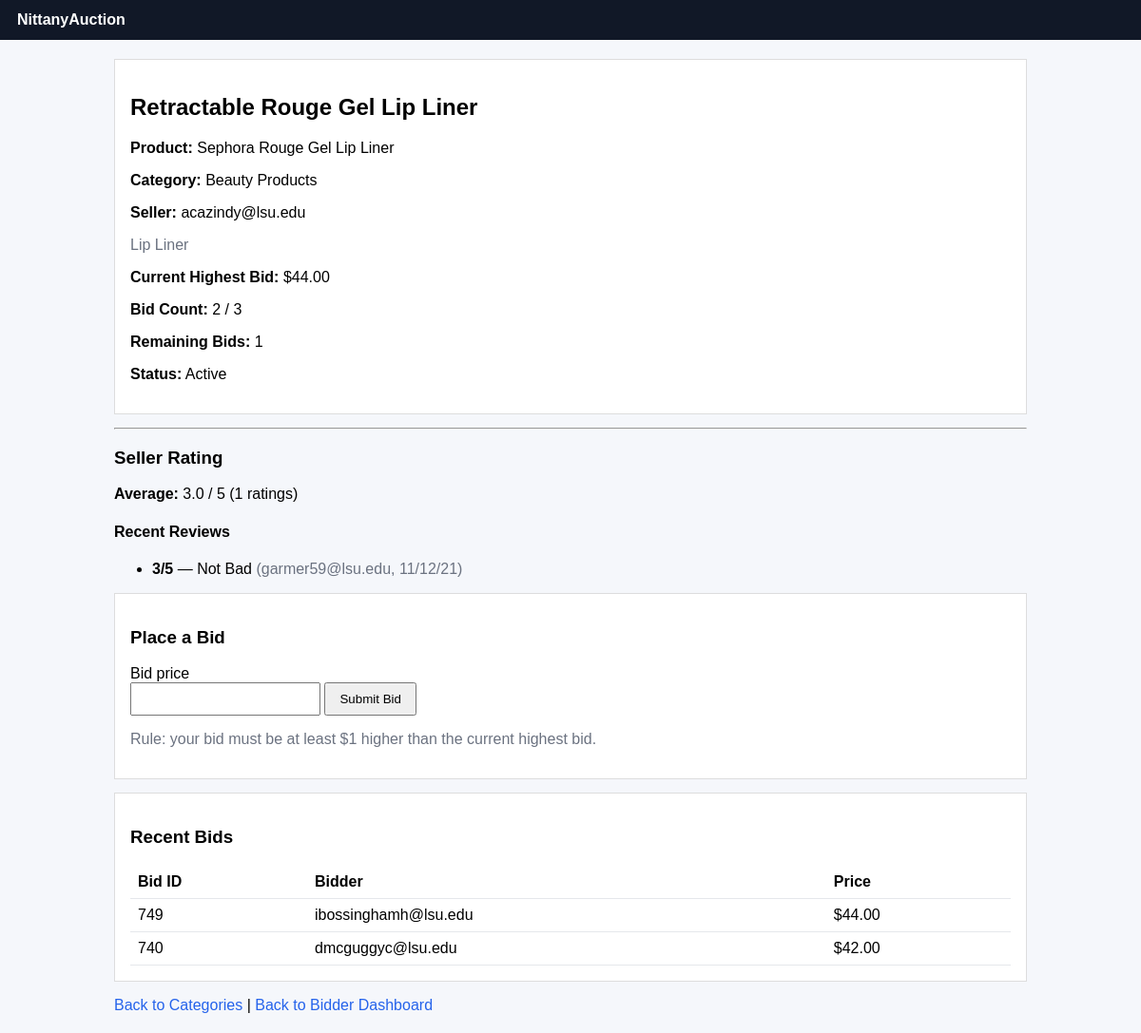
Page /listing/acazindy@lsu.edu/2 on the committed database.
### tables this page shows
CREATE TABLE "Auction_Listings" (
	"Seller_Email"	TEXT,
	"Listing_ID"	INTEGER,
	"Category"	TEXT,
	"Auction_Title"	TEXT,
	"Product_Name"	TEXT,
	"Product_Description"	TEXT,
	"Quantity"	INTEGER,
	"Reserve_Price"	TEXT,
	"Max_bids"	INTEGER,
	"Status"	INTEGER,
	PRIMARY KEY("Seller_Email","Listing_ID"),
	FOREIGN KEY("Category") REFERENCES "Categories"("category_name"),
	FOREIGN KEY("Seller_Email") REFERENCES "Sellers"("email")
);

CREATE TABLE "Ratings" (
	"Bidder_Email"	TEXT,
	"Seller_Email"	TEXT,
	"Date"	TEXT,
	"Rating"	INTEGER,
	"Rating_Desc"	TEXT,
	PRIMARY KEY("Bidder_Email","Seller_Email","Date"),
	FOREIGN KEY("Bidder_Email") REFERENCES "Bidders"("email"),
	FOREIGN KEY("Seller_Email") REFERENCES "Sellers"("email")
);

CREATE TABLE "Bids" (
    "Bid_ID"            TEXT PRIMARY KEY,
    "Seller_Email"      TEXT,
    "Listing_ID"        INTEGER,
    "Bidder_email"      TEXT,
    "Bid_price"         REAL,
    FOREIGN KEY("Seller_Email", "Listing_ID") 
        REFERENCES "Auction_Listings"("Seller_Email", "Listing_ID"),
    FOREIGN KEY("Bidder_email") 
        REFERENCES "Bidders"("email")
);

### auction_app.py (the view, shortened to what this page needs)
@app.route('/listing/<seller_email>/<int:listing_id>')
def listing(seller_email, listing_id):
    with get_db_connection() as conn:
        r = conn.execute(
            '''
            SELECT * FROM Auction_Listings
            WHERE Seller_Email = ? AND Listing_ID = ?
            ''',
            (seller_email, listing_id)).fetchone()
        if r == None:
            return "Listing not found", 404
        s = conn.execute(
                '''
                SELECT ROUND(AVG(Rating), 1) AS avg_rating, COUNT(*) AS num_ratings
                FROM Ratings
                WHERE Seller_Email = ?
                ''',
                (seller_email,)).fetchone()
        if s:
            avg_rating = s["avg_rating"] if s["avg_rating"] is not None else None
            num_ratings = s["num_ratings"]
        else:
            avg_rating = None
            num_ratings = 0
        reviews = conn.execute(
                '''
                SELECT Bidder_Email, Date, Rating, Rating_Desc
                FROM Ratings
                WHERE Seller_Email = ?
                ORDER BY Date DESC
                LIMIT 10
                ''',
                (seller_email,)).fetchall()
        rb = conn.execute(
            '''
            SELECT Bid_ID, Bidder_Email, Bid_Price
            FROM Bids
            WHERE Seller_Email = ? AND Listing_ID = ?
            ORDER BY Bid_ID DESC
            LIMIT 10
            ''',
            (seller_email, listing_id)).fetchall()
        row = conn.execute(
            '''
            SELECT COUNT(*) AS bid_count, MAX(Bid_Price) AS highest_bid
            FROM Bids
            WHERE Seller_Email = ? AND Listing_ID = ?
            ''',
            (seller_email, listing_id)).fetchone()
        if row:
            bid_count = row["bid_count"]
            if row["highest_bid"] != None:
                highest_bid = row["highest_bid"]
            else:
                highest_bid = 0.0
        else:
            bid_count = 0
            highest_bid = 0.0
        max_bids = int(r["Max_bids"] or 0)
        remaining_bids = max_bids - int(bid_count)
        if remaining_bids < 0:
            remaining_bids = 0
        if r["Status"] == 1 and remaining_bids > 0:
            can_place_bid = True
        else:
            can_place_bid = False
        can_r = False
        already_r = False
        b_email = session.get("email")
        today = date.today().isoformat()
    return render_template(
        'item_detail.html',
        listing=r,
        highest_bid=highest_bid,
        bid_count=bid_count,
        remaining_bids=remaining_bids,
        can_place_bid=can_place_bid,
        is_winner=False,
        recent_bids=rb,
        avg_rating=avg_rating,
        num_ratings=num_ratings,
        reviews=reviews,
        can_r=can_r,
        already_r=already_r
    )

### auction_app.py (called while the page is built)
def get_db_connection():
    conn = sql.connect(database)
    conn.row_factory = sql.Row
    return conn

### templates/item_detail.html (shortened to what this page needs)
<!DOCTYPE html>
<html lang="en">
<head>
</head>
<body>
    <div class="nav">
        <strong>NittanyAuction</strong>
    </div>
    <div class="container">
        <div class="card">
            <h2>{{ listing['Auction_Title'] }}</h2>
            <p><strong>Product:</strong> {{ listing['Product_Name'] }}</p>
            <p><strong>Category:</strong> {{ listing['Category'] }}</p>
            <p><strong>Seller:</strong> {{ listing['Seller_Email'] }}</p>
            <p class="muted">{{ listing['Product_Description'] }}</p>
            <p><strong>Current Highest Bid:</strong> ${{ '%.2f'|format(highest_bid) }}</p>
            <p><strong>Bid Count:</strong> {{ bid_count }} / {{ listing['Max_bids'] }}</p>
            <p><strong>Remaining Bids:</strong> {{ remaining_bids }}</p>
            <p><strong>Status:</strong>
                {% if listing['Status'] == 1 %}Active{% elif listing['Status'] == 2 %}Sold{% else %}Inactive{% endif %}
            </p>
        </div>
            <hr>
            <h3>Seller Rating</h3>
            <p>
            <strong>Average:</strong>
            {% if avg_rating is not none %}
                {{ avg_rating }} / 5 ({{ num_ratings }} ratings)
            {% else %}
                No ratings yet
            {% endif %}
            </p>
            <h4>Recent Reviews</h4>
            {% if reviews and reviews|length > 0 %}
            <ul>
                {% for r in reviews %}
                <li>
                    <strong>{{ r['Rating'] }}/5</strong> — {{ r['Rating_Desc'] }}
                    <span class="muted"> ({{ r['Bidder_Email'] }}, {{ r['Date'] }})</span>
                </li>
                {% endfor %}
            </ul>
            {% else %}
            <p class="muted">No reviews yet.</p>
            {% endif %}
        <div class="card">
            <h3>Place a Bid</h3>
            {% if can_place_bid %}
                <form method="POST">
                    <label for="bid_price">Bid price</label><br>
                    <input id="bid_price" name="bid_price" type="number" step="0.01" min="0" required>
                    <button type="submit">Submit Bid</button>
                </form>
                <p class="muted">Rule: your bid must be at least $1 higher than the current highest bid.</p>
            {% else %}
                <p class="error">This auction is closed and no more bids are accepted.</p>
            {% endif %}
        </div>
        <div class="card">
            <h3>Recent Bids</h3>
            <table>
                <thead>
                    <tr>
                        <th>Bid ID</th>
                        <th>Bidder</th>
                        <th>Price</th>
                    </tr>
                </thead>
                <tbody>
                    {% for bid in recent_bids %}
                    <tr>
                        <td>{{ bid['Bid_ID'] }}</td>
                        <td>{{ bid['Bidder_email'] }}</td>
                        <td>${{ '%.2f'|format(bid['Bid_price']) }}</td>
                    </tr>
                    {% endfor %}
                </tbody>
            </table>
        </div>
        <p>
            <a href="{{ url_for('categories') }}">Back to Categories</a> |
            <a href="{{ url_for('bidder_dashboard') }}">Back to Bidder Dashboard</a>
        </p>
    </div>
</body>
</html>

### templates/item_detail.html (style rules this page uses)
body { font-family: Arial, sans-serif; margin: 0; background: #f5f7fb; }
.nav { background: #111827; color: #fff; padding: 12px 18px; }
.container { max-width: 960px; margin: 20px auto; padding: 0 16px; }
.card { background: white; padding: 16px; margin-bottom: 14px; border: 1px solid #ddd; }
.muted { color: #6b7280; }
table { width: 100%; border-collapse: collapse; }
th, td { border-bottom: 1px solid #e5e7eb; padding: 8px; text-align: left; }
input[type="number"] { width: 180px; padding: 8px; }
button { padding: 8px 14px; cursor: pointer; }
a { color: #2563eb; text-decoration: none; }

### rows in the picture
Auction_Listings: Auction_Title "Retractable Rouge Gel Lip Liner", Product_Name "Sephora Rouge Gel Lip Liner", Category "Beauty Products", Seller_Email "acazindy@lsu.edu", Product_Description "Lip Liner", Max_bids "3"
Ratings: Rating "3", Rating_Desc "Not Bad", Bidder_Email "garmer59@lsu.edu", Date "11/12/21"
Bids: Bid_ID "749", Bidder_email "ibossinghamh@lsu.edu", Bid_price "44.00"
Bids: Bid_ID "740", Bidder_email "dmcguggyc@lsu.edu", Bid_price "42.00"

### other values in the picture
{{ '%.2f'|format(highest_bid) }} "44.00"
{{ bid_count }} "2"
{{ remaining_bids }} "1"
{{ avg_rating }} "3.0"
{{ num_ratings }} "1"
